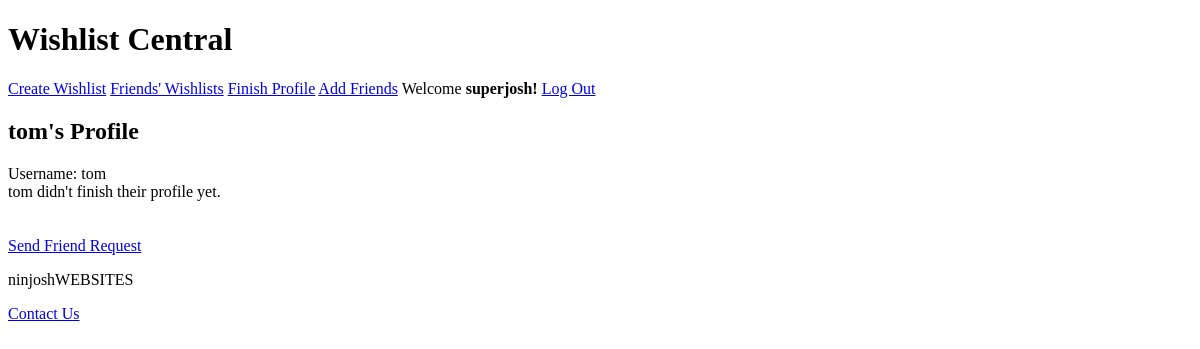
The app's page /add_friend/3 (signed in), older data.
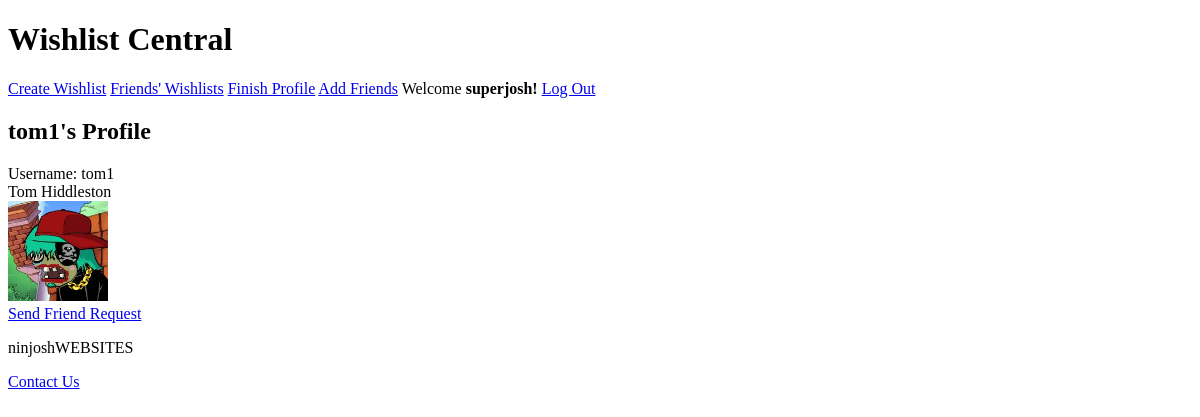
The same page, newer data.
### wishlist/models.py (models this page shows, shortened)
class User(AbstractUser):
    friends = models.ManyToManyField('User', blank=True)
    wishlist_done = models.BooleanField(default=False)
    profile_done = models.BooleanField(default=False)

class Profile(models.Model):
    user = models.OneToOneField(User, on_delete=models.CASCADE)
    avatar = models.ImageField(default='default.jpg', upload_to='images/profile_images')
    fname = models.CharField(blank=True, max_length=50)
    lname = models.CharField(blank=True, max_length=50)

### wishlist/views.py (the view)
# urls.py: path("add_friend/<int:user_id>", views.add_friend, name="add-friend"),
@login_required(login_url='login')
def add_friend(request, user_id):
    friend = User.objects.get(id=user_id)
    if friend.profile_done == False:
        return render(request, "wishlist/add_friend.html", {
            'friend': friend,
            'banner': 'Profile',
            'wishlist_done': request.user.wishlist_done,
            'profile_done': request.user.profile_done
        })
    else:
        p = friend.profile
        return render(request, "wishlist/add_friend.html", {
            'friend': friend,
            'profile': p,
            'banner': 'Profile',
            'wishlist_done': request.user.wishlist_done,
            'profile_done': request.user.profile_done
        })

### wishlist/templates/wishlist/add_friend.html (shortened to what this page needs)
{% extends "wishlist/layout.html" %}
{% block main %}
    <h2>{{friend.username}}'s {{banner}}</h2>
    <article>
        <section>
            <div>Username: {{ friend.username }}</div>
            {% if friend.profile_done %}
                {{ profile.fname }} {{profile.lname}}
            {% else %}
                <div>{{ friend.username }} didn't finish their profile yet.</div>
            {% endif %}
            <br>
        </section>
        <section>
            <div>
                <a href="/send_friend_request/{{friend.id}}">
                    <img class="profilepic" src="{{ profile.avatar.url }} " width="100" style="cursor: pointer;"/>
                    <div>Send Friend Request</div>
                </a>
            </div>
        </section>
    </article>
{% endblock %}

Row changes from the older to the newer data that the page shows:
changed User: username "tom" → "tom1"; profile_done False → True (drawn); username "tom" → (not shown)
added Profile: fname "Tom", lname "Hiddleston", avatar (picture)
Text that changed along with them:
text no longer shown: "didn't finish their profile yet."
